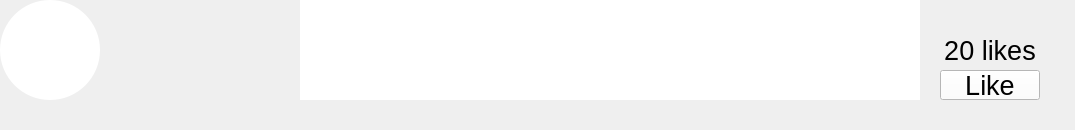
        <widget class="QWidget" name="Comment1">

            <property name="geometry">
                <rect>
                <x>100</x>
                <y>200</y>
                <width>1075</width>
                <height>130</height>
                </rect>
            </property>

            <widget class="QPushButton" name="Avatar1">

                <property name="geometry">
                    <rect>
                    <x>0</x>
                    <y>0</y>
                    <width>100</width>
                    <height>100</height>
                    </rect>
                </property>
    
                <property name="font">
                    <font>
                    <family>Arial</family>
                    <pointsize>12</pointsize>
                    <weight>75</weight>
                    <bold>true</bold>
                    </font>
                </property>
    
                <property name="cursor">
                    <cursorShape>ArrowCursor</cursorShape>
                </property>
    
                <property name="styleSheet">
                    <string notr="true">
                        QPushButton{
                            background: rgb(255, 255, 255);
                            background-image : url(resources/avatar_m_1.png);
                            background-repeat: no-repeat;
                            background-position: center;
                            border-radius: 50px;
                        }           
                    </string>
                </property>
    
                <property name="text">
                    <string/>
                </property>
    
            </widget>
    
            <widget class="QLabel" name="Avatar1Name">

                <property name="geometry">
                    <rect>
                    <x>120</x>
                    <y>15</y>
                    <width>150</width>
                    <height>30</height>
                    </rect>
                </property>

                <property name="font">
                    <font>
                    <family>Arial</family>
                    <pointsize>20</pointsize>
                    <weight>40</weight>
                    <bold>false</bold>
                    </font>
                </property>

                <property name="styleSheet">
                    <string notr="true">
                        QLabel{
                            color: rgb(0, 0, 0);
                        }
                    </string>
                </property>

                <property name="alignment">
                    <set>Qt::AlignLeading|Qt::AlignLeft|Qt::AlignVCenter</set>
                </property>

            </widget>
    
            <widget class="QLabel" name="PostDate1">

                <property name="geometry">
                    <rect>
                    <x>120</x>
                    <y>45</y>
                    <width>150</width>
                    <height>30</height>
                    </rect>
                </property>
                
                <property name="font">
                    <font>
                    <family>Arial</family>
                    <pointsize>20</pointsize>
                    <weight>40</weight>
                    <bold>false</bold>
                    </font>
                </property>

                <property name="styleSheet">
                    <string notr="true">
                        QLabel{
                            color: rgb(0, 0, 0);
                        }
                    </string>
                </property>

                <property name="alignment">
                    <set>Qt::AlignLeading|Qt::AlignLeft|Qt::AlignVCenter</set>
                </property>

            </widget>
    
            <widget class="QLabel" name="Avatar1Comment">

                <property name="geometry">
                    <rect>
                    <x>300</x>
                    <y>0</y>
                    <width>620</width>
                    <height>100</height>
                    </rect>
                </property>

                <property name="font">
                    <font>
                    <family>Times New Roman</family>
                    <weight>50</weight>
                    <pointsize>20</pointsize>
                    </font>
                </property>

                <property name="styleSheet">
                    <string notr="true">
                        QLabel{
                            background-color: white; 
                            color: rgb(0, 0, 0);
                            padding: 10px; 
                            font-style: oblique;
                        }
                    </string>
                </property>

                <property name="alignment">
                    <set>Qt::AlignLeft|Qt::AlignLeading</set>
                </property>


            </widget>
    
            <widget class="QLabel" name="Comment1LikeLabel">

                <property name="geometry">
                    <rect>
                    <x>940</x>
                    <y>35</y>
                    <width>100</width>
                    <height>30</height>
                    </rect>
                </property>

                <property name="font">
                    <font>
                    <family>Arial</family>
                    <pointsize>20</pointsize>
                    <weight>40</weight>
                    <bold>false</bold>
                    </font>
                </property>

                <property name="styleSheet">
                    <string notr="true">
                        QLabel{
                            color: rgb(0, 0, 0);
                        }
                    </string>
                </property>

                <property name="text">
                    <string>20 likes</string>
                </property>

                <property name="alignment">
                    <set>Qt::AlignCenter|Qt::AlignHCenter|Qt::AlignLeading|Qt::AlignVCenter</set>
                </property>

            </widget>
    
            <widget class="QPushButton" name="Comment1LikeButton">

                <property name="geometry">
                    <rect>
                    <x>940</x>
                    <y>70</y>
                    <width>100</width>
                    <height>30</height>
                    </rect>
                </property>

                <property name="font">
                    <font>
                    <family>Arial</family>
                    <pointsize>20</pointsize>
                    </font>
                </property>

                <property name="cursor">
                    <cursorShape>ArrowCursor</cursorShape>
                </property>

                <property name="styleSheet">
                    <string notr="true">
                        QPushButton{
                            background: rgb(255, 255, 255);
                            background-repeat: no-repeat;
                            background-position: center;
                        }
                        QPushButton:hover{
                            background: rgb(224, 224, 224);
                            background-repeat: no-repeat;
                            background-position: center;
                        }
                        QPushButton:pressed{
                            background: rgb(192, 192, 192);
                            background-repeat: no-repeat;
                            background-position: center;
                        }
                    </string>
                </property>

                <property name="text">
                    <string>Like</string>
                </property>

            </widget>

            <widget class="QLabel" name="Comment1Course">

                <property name="geometry">
                    <rect>
                    <x>785</x>
                    <y>75</y>
                    <width>175</width>
                    <height>30</height>
                    </rect>
                </property>

                <property name="font">
                    <font>
                    <family>Arial</family>
                    <pointsize>12</pointsize>
                    <weight>30</weight>
                    <bold>false</bold>
                    </font>
                </property>

                <property name="styleSheet">
                    <string notr="true">
                        QLabel{
                            color: rgb(128, 128, 128);
                        }
                    </string>
                </property>

                <property name="alignment">
                    <set>Qt::AlignCenter|Qt::AlignHCenter|Qt::AlignLeading|Qt::AlignVCenter</set>
                </property>

            </widget>            

        </widget>
